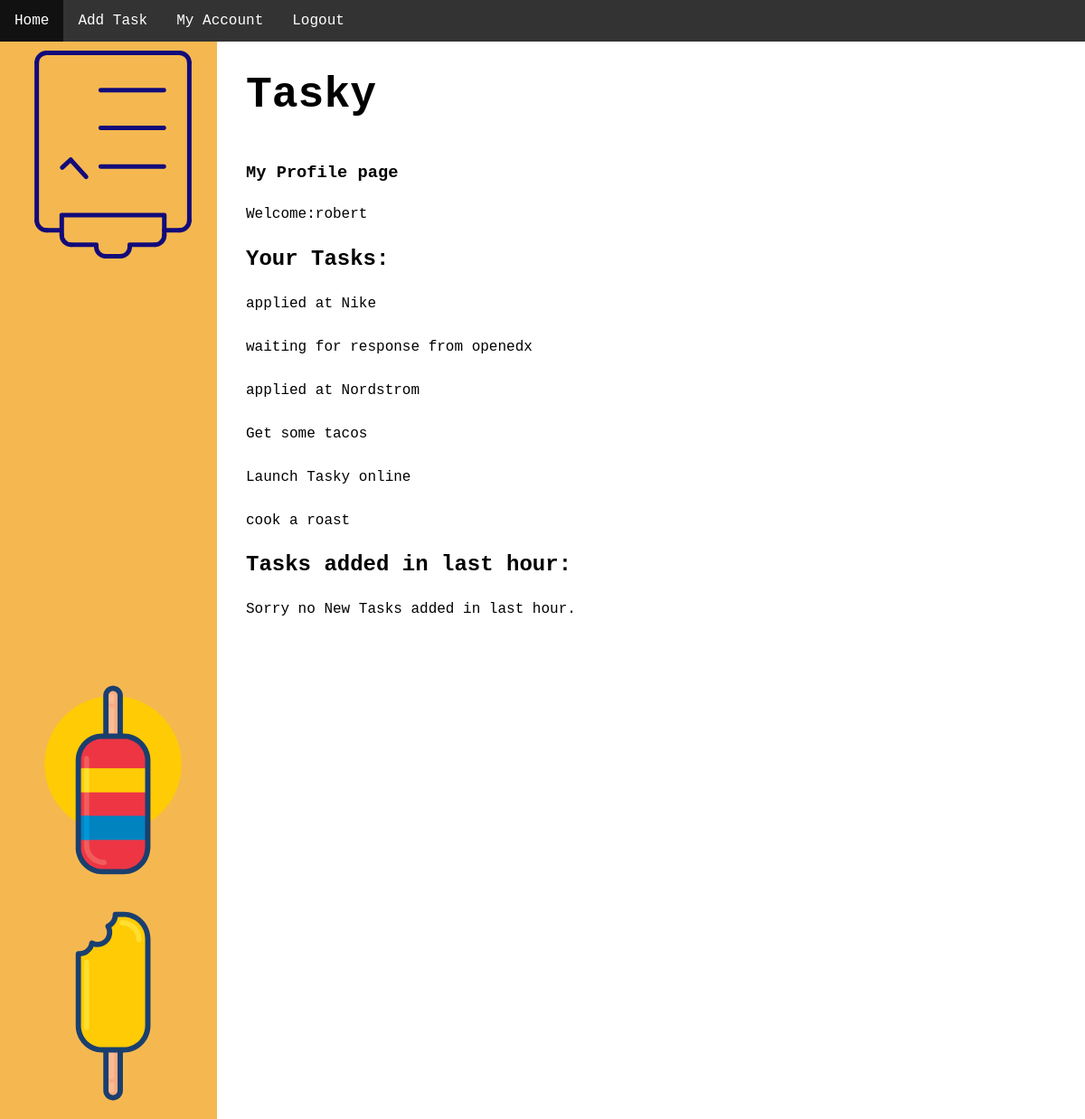
Page /profile (signed in) on the earlier database version.
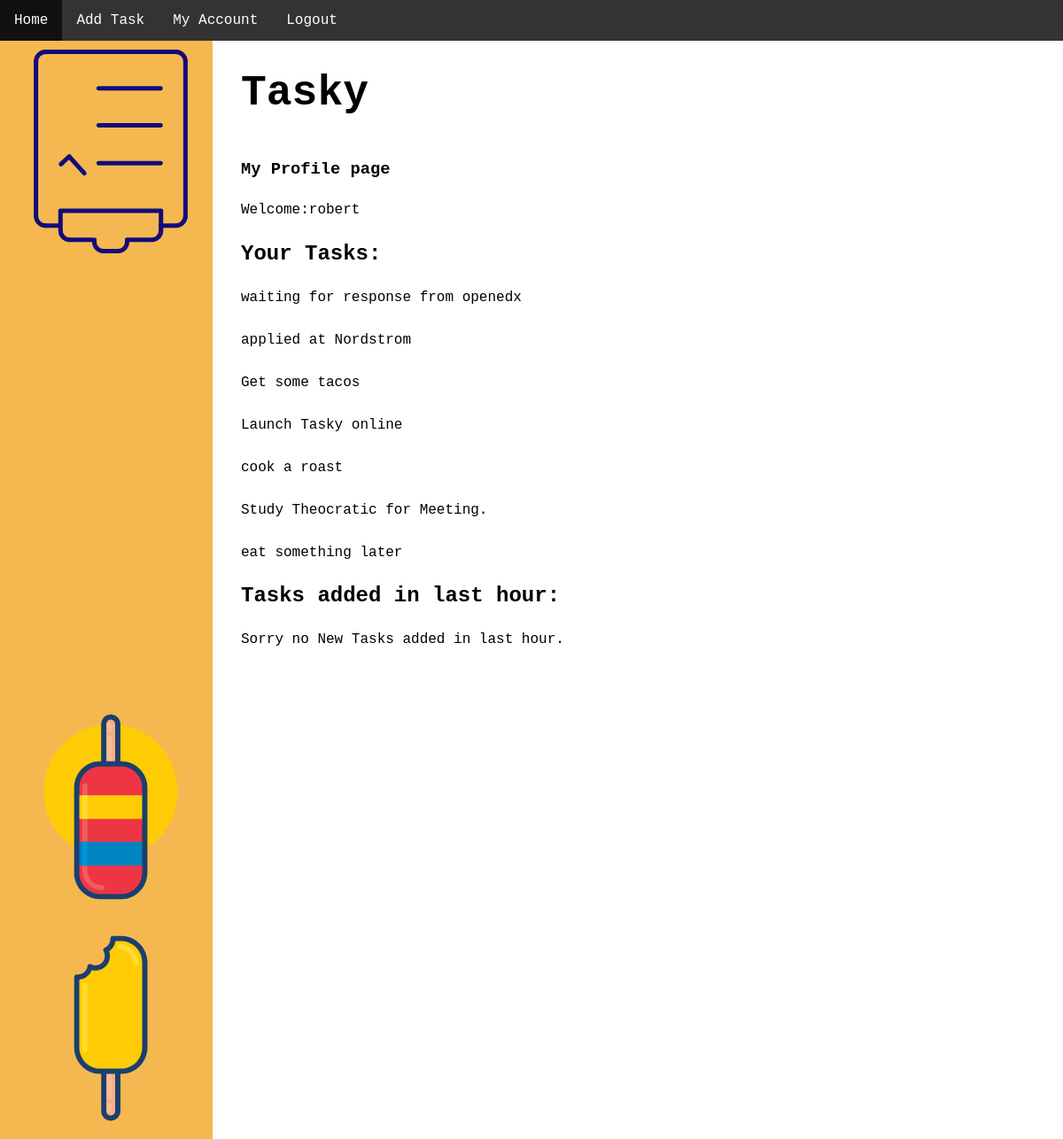
Same page on the later database version.
### tasklist/models.py (models this page shows, shortened)
class Task(models.Model):
	name = models.CharField(max_length=300)
	timestamp = models.DateTimeField(auto_now_add=True)
	user_name = models.ForeignKey(User, on_delete=models.CASCADE)

### tasklist/views.py (the view)
# urls.py: path('profile', views.profile, name='profile'),
@login_required
def profile(request):
    last_task_added = Task.objects.filter(user_name=request.user).last()
    only_users_tasks = Task.objects.filter(user_name=request.user)
    newest_tasks = Task.objects.filter(user_name=request.user, timestamp__gte=datetime.now()-timedelta(hours=1))
    context = {
        'last_task_added': last_task_added,
        'only_users_tasks': only_users_tasks,
        'newest_tasks': newest_tasks,
    }
    return render(request, 'tasklist/profile.html', context)

### tasklist/templates/tasklist/profile.html (shortened to what this page needs)
<html>
{% extends 'tasklist/base.html' %}
{% block content %}
<head>
</head>
<body>
    <h1>My Profile page</h1>
    <p>Welcome:{{ request.user.username }}</p>
    <h2>Your Tasks:</h2>
    {% for x in only_users_tasks %}
    <p>{{x.name}}</p>
    {% endfor %}
    <h2>Tasks added in last hour:</h2>
    {% if newest_tasks %}
    {% for x in newest_tasks %}
    <p>{{x.name}}</p>
    {% endfor %}
    {% else %}
    <p>Sorry no New Tasks added in last hour.</p>
    {% endif %}
</body>
</html>
{% endblock %}

Differences in the rows shown:
removed Task: name "applied at Nike"
added Task: name "Study Theocratic for Meeting."
added Task: name "eat something later"
